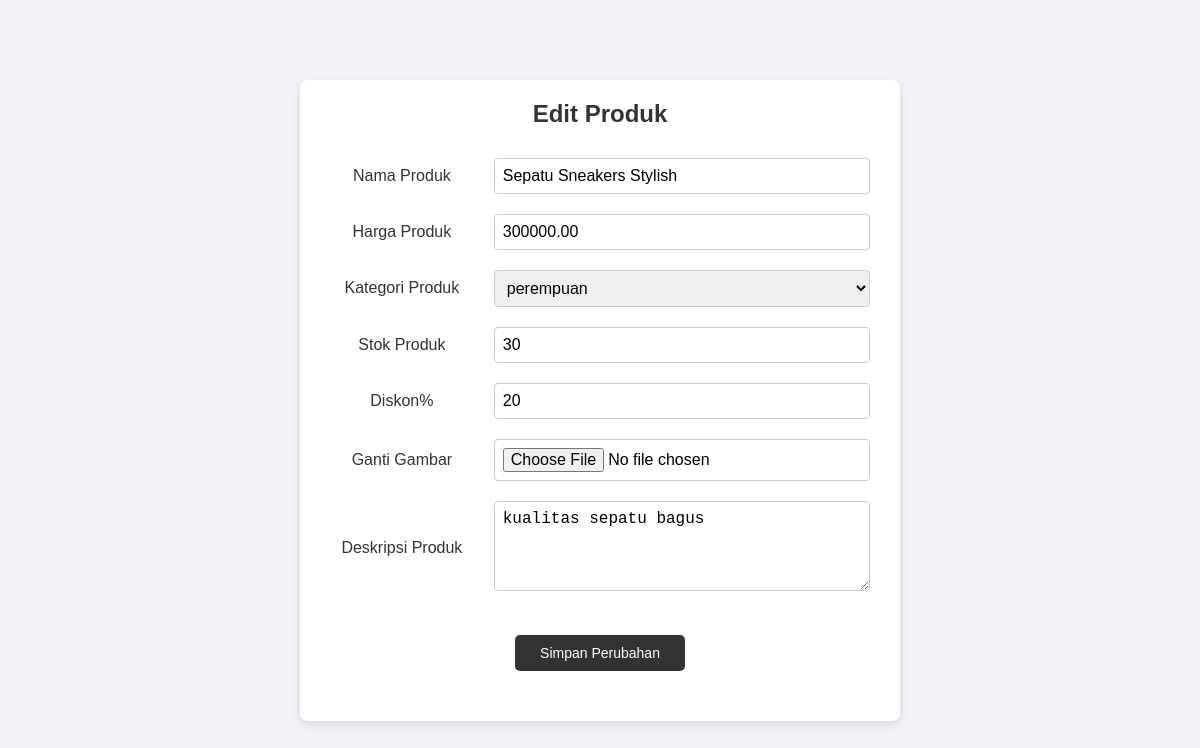
Screenshot of /admin/edit_produk.php?id=18 (signed in) with the database file from the repository.
### tables this page shows
CREATE TABLE `products` (
  `id_produk` int(11) NOT NULL,
  `nama` varchar(255) NOT NULL,
  `harga` decimal(10,2) NOT NULL,
  `deskripsi_produk` text NOT NULL,
  `gambar_produk` varchar(255) NOT NULL,
  `stok` int(255) NOT NULL,
  `diskon` int(11) DEFAULT 0,
  `harga_diskon` decimal(10,2) DEFAULT NULL,
  `kategori` varchar(50) DEFAULT NULL,
  `id_kategori` int(11) DEFAULT NULL
);

### admin/edit_produk.php (the view, shortened to what this page needs)
<!DOCTYPE html>
<html lang="id">
<head>
    <link rel="stylesheet" href="style/admin_editproduk.css">
</head>
<body>
<?php
include '../db/config.php';
if (isset($_GET['id'])) {
    $id = $_GET['id'];
    $sql = "SELECT * FROM products WHERE id_produk = $id";
    $result = $conn->query($sql);
    if ($result->num_rows > 0) {
        $row = $result->fetch_assoc();
    } else {
        echo "Produk tidak ditemukan.";
        exit;
    }
} else {
    echo "ID produk tidak ditemukan.";
    exit;
}
?>
<div class="container">
    <h1>Edit Produk</h1>
    <form action="proces_edit_produk.php?id=<?php echo $id; ?>" method="POST" enctype="multipart/form-data">
        <table class="form-table">
            <tr>
               <td><label for="nama_produk">Nama Produk</label></td>
                <td><input type="text" id="nama_produk" name="nama_produk" value="<?php echo $row['nama']; ?>" required /></td>
            </tr>
            <tr>
                <td> <label for="harga_produk">Harga Produk</label></td>
                <td><input type="number" id="harga_produk" name="harga_produk" value="<?php echo $row['harga']; ?>" required /></td>
            </tr>
            <tr>
                <td><label for="kategori">Kategori Produk</label></td>
                <td>
                <select id="kategori" name="id_kategori" required>
                        <?php
                            $sql_kategori = "SELECT * FROM kategori";
                            $result_kategori = $conn->query($sql_kategori);
                            while ($row_kategori = $result_kategori->fetch_assoc()) {
                                $selected = ($row_kategori['id'] == $row['id_kategori']) ? "selected" : "";
                                echo "<option value='" . $row_kategori['id'] . "' $selected>" . $row_kategori['nama_kategori'] . "</option>";
                            }
                        ?>
                </select>
                </td>
            </tr>
            <tr>
                <td><label for="stok_produk">Stok Produk</label></td>
                <td><input type="number" id="stok_produk" name="stok_produk" value="<?php echo $row['stok']; ?>" required /></td>
            </tr>
            <tr>
                <td><label for="diskon_produk">Diskon%</label></td>
                <td><input type="number" id="diskon_produk" name="diskon_produk" value="<?php echo $row['diskon']; ?>" /></td>
            </tr>
            <tr>
                <td><label for="gambar_produk">Ganti Gambar</label></td>
                <td><input type="file" id="gambar_produk" name="gambar_produk" accept="image/*"></td>
            </tr>
            <tr>
                <td><label for="deskripsi_produk">Deskripsi Produk</label></td>
                <td><textarea id="deskripsi_produk" name="deskripsi_produk" rows="4" required><?php echo $row['deskripsi_produk']; ?></textarea></td>
            </tr>
            <tr>
                <td colspan="2" style="text-align: center;">
                    <button type="submit" class="submit-button" name="submit">Simpan Perubahan</button>
                </td>
            </tr>
        </table>
    </form>
</div>
</body>
</html>

### admin/style/admin_editproduk.css (style rules this page uses)
* { margin: 0; padding: 0; box-sizing: border-box; }
body { font-family: Arial, sans-serif; background-color: #f0f2f5; display: flex; justify-content: center; align-items: center; height: 100vh; }
.container { width: 100%; max-width: 600px; padding: 20px; background-color: #ffffff; box-shadow: 0 4px 8px rgba(0, 0, 0, 0.1); border-radius: 8px; text-align: center; }
h1 { color: #333333; margin-bottom: 20px; font-size: 24px; }
form { width: 100%; }
.form-table { width: 100%; border-collapse: collapse; }
.form-table td { padding: 10px; }
label { font-size: 16px; color: #333333; }
input[type="text"], input[type="number"], textarea, select, input[type="file"] { width: 100%; padding: 8px; border-radius: 4px; border: 1px solid #ccc; font-size: 16px; }
textarea { resize: vertical; }
.submit-button { background-color: #333; color: white; padding: 10px 25px; border: none; border-radius: 5px; font-size: 14px; cursor: pointer; display: block; margin: 20px auto; transition: background-color 0.3s ease, transform 0.2s; }

### rows the page displays
products: nama_produk "Sepatu Sneakers Stylish", harga_produk "300000.00", stok_produk "30", diskon_produk "20", deskripsi_produk "kualitas sepatu bagus"

### other values shown
form field id_kategori "perempuan"
